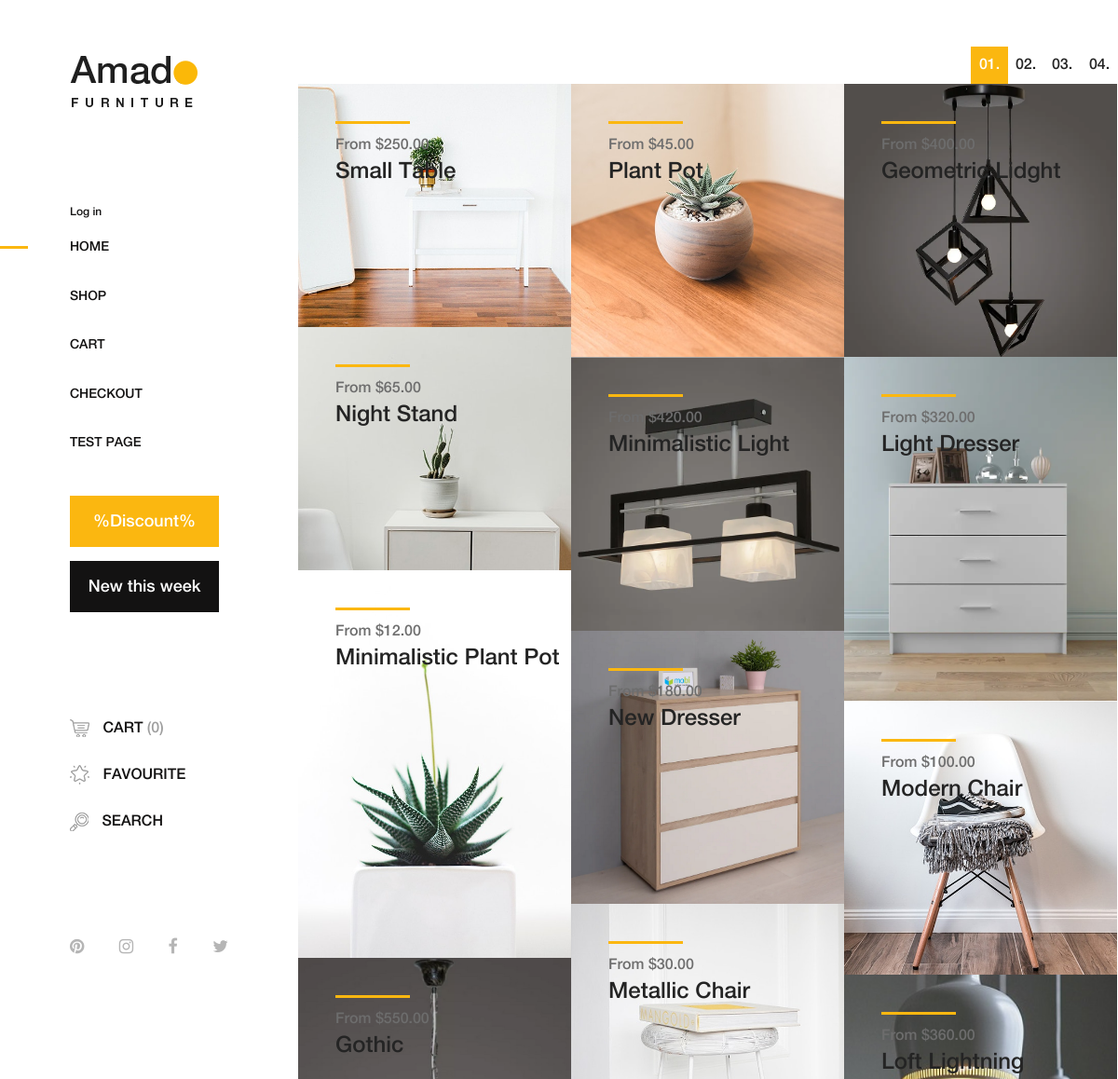
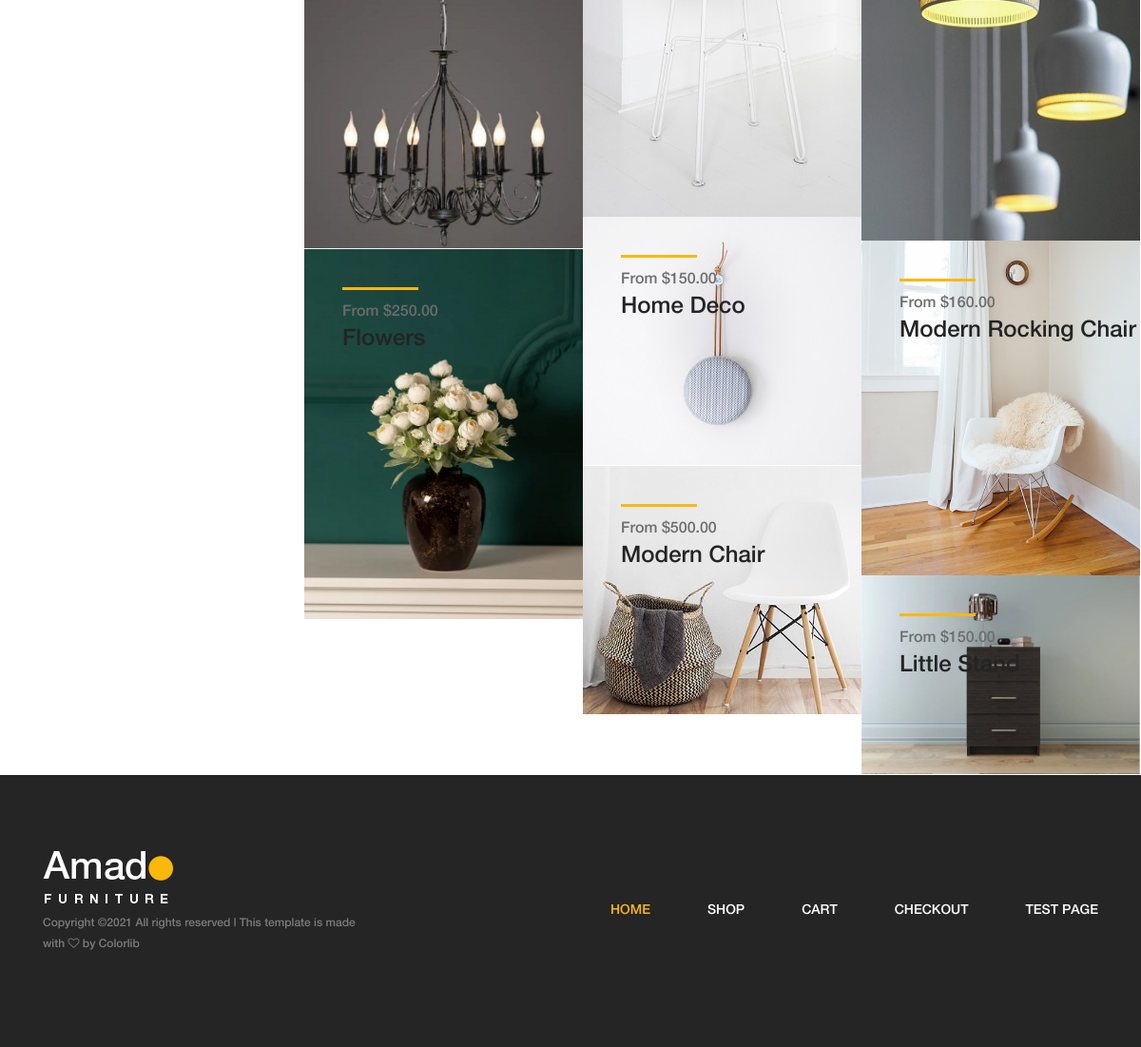
The page / on the database its author committed (2 pictures, top to bottom).
### mainapp/models.py (models this page shows, shortened)
class Product(models.Model):
    category = models.ForeignKey(ProductCategory, on_delete=models.CASCADE)
    name = models.CharField(verbose_name='имя продукта', max_length=128)
    image = models.ImageField(upload_to='products_images', blank=True)
    short_desc = models.CharField(max_length=60, verbose_name='краткое описание продукта', blank=True)
    description = models.TextField(verbose_name='Описание продукта', blank=True)
    price = models.DecimalField(verbose_name='цена продукта', max_digits=8, decimal_places=2, default=0)
    quantity = models.PositiveIntegerField(verbose_name='Количество на складе', default=0)

### mainapp/views.py (the view)
# urls.py: path('', mainapp.index, name='index'),  # Назначаем домашней странице обработчик index из views
def index(request):
    content = {
        'title': 'Amado - Furniture Ecommerce | Home',
        'links_menu': links_menu,
        'product_list': sorted(Product.objects.all()[:], key=lambda x: random.random()),
        'page': request.GET.get("page", '1')
    }
    return render(request, 'mainapp/index.html',
                  context=content)  # Второй параметр - это путь html страницы, относительно templates

### mainapp/templates/mainapp/index.html
{% extends 'mainapp/base.html' %}
{% block content %}
{% include 'mainapp/includes/inc_products_categories_area_content.html' %}
{% endblock %}

### mainapp/templates/mainapp/includes/inc_products_categories_area_content.html
{% load static %}
<div class="products-catagories-area clearfix">
    <div class="row">
        <div class="col-12">
            <nav aria-label="navigation">
                <ul class="pagination justify-content-end mt-50">
                    <li class="page-item {% if page == '1' %}active{% endif %}"><a class="page-link" href="{% url 'main:index' %}?page=1">01.</a></li>
                    <li class="page-item {% if page == '2' %}active{% endif %}"><a class="page-link" href="{% url 'main:index' %}?page=2">02.</a></li>
                    <li class="page-item {% if page == '3' %}active{% endif %}"><a class="page-link" href="{% url 'main:index' %}?page=3">03.</a></li>
                    <li class="page-item {% if page == '4' %}active{% endif %}"><a class="page-link" href="{% url 'main:index' %}?page=4">04.</a></li>
                </ul>
            </nav>
        </div>
    </div>
    <div class="amado-pro-catagory clearfix">
        {% for item in product_list %}
        <div class="single-products-catagory clearfix">
            <a href="{% url 'main:product_details' item.pk %}">
                <img src="/media/{{ item.image }}" alt="">
                <div class="hover-content">
                    <div class="line"></div>
                    <p>From ${{item.price}}</p>
                    <h4>{{item.name}}</h4>
                </div>
            </a>
        </div>
        {% endfor %}
    </div>
</div>

### static/css/core-style.css (style rules this page uses)
* { margin: 0; padding: 0; }
body { font-family: "helveticaneuemedium"; font-size: 16px; }
h1, h2, h3, h4, h5, h6 { color: #242424; line-height: 1.3; font-weight: 400; }
p { color: #6d6d6d; font-size: 16px; line-height: 1.9; font-weight: 400; }
a { -webkit-transition: all 500ms ease 0s; transition: all 500ms ease 0s; text-decoration: none; outline: 0 solid transparent; color: #131212; font-weight: 400; font-size: 12px; }
ul, ol { margin: 0; }
ul li, ol li { list-style: none; }
img { height: auto; max-width: 100%; }
.mt-50 { margin-top: 50px !important; }
.main-content-wrapper .products-catagories-area { -webkit-box-flex: 0; -ms-flex: 0 0 calc(100% - 320px); flex: 0 0 calc(100% - 320px); width: calc(100% - 320px); max-width: calc(100% - 320px); }
.single-products-catagory { position: relative; z-index: 1; width: 33.33333%; top: 0; }
.single-products-catagory a { display: block; width: 100%; height: 100%; position: relative; z-index: 10; }
.single-products-catagory a::after { -webkit-transition-duration: 250ms; transition-duration: 250ms; position: absolute; width: 100%; height: 100%; top: 0; left: 0; content: ''; background-color: rgba(60, 60, 60, 0.7); z-index: 1; opacity: 0; visibility: visible; }
.single-products-catagory a img { width: 100%; }
.single-products-catagory .hover-content { position: absolute; top: 40px; left: 40px; z-index: 10; }
.single-products-catagory .hover-content .line { width: 80px; height: 3px; background-color: #fbb710; display: block; margin-bottom: 15px; }
.single-products-catagory .hover-content p { font-size: 16px; color: #6d6d6d; line-height: 1; margin-bottom: 5px; -webkit-transition-duration: 250ms; transition-duration: 250ms; }
.single-products-catagory .hover-content h4 { margin-bottom: 0; -webkit-transition-duration: 250ms; transition-duration: 250ms; }
.pagination { position: relative; z-index: 1; }
.pagination .page-item .page-link { width: 40px; height: 40px; border: none; font-size: 16px; font-weight: 400; line-height: 40px; padding: 0; text-align: center; color: #242424; }
.pagination .page-item.active .page-link { color: #fff; box-shadow: none; background-color: #fbb710; }
.pagination .page-item:first-child .page-link { margin-left: 0; border-top-left-radius: 0; border-bottom-left-radius: 0; }
.pagination .page-item:last-child .page-link { margin-left: 0; border-top-right-radius: 0; border-bottom-right-radius: 0; }

### rows shown on the page
Product: image (picture), price "250.00", name "Small Table"
Product: image (picture), price "45.00", name "Plant Pot"
Product: image (picture), price "400.00", name "Geometric Lidght"
Product: image (picture), price "65.00", name "Night Stand"
Product: image (picture), price "420.00", name "Minimalistic Light"
Product: image (picture), price "320.00", name "Light Dresser"
Product: image (picture), price "12.00", name "Minimalistic Plant Pot"
Product: image (picture), price "180.00", name "New Dresser"
Product: image (picture), price "100.00", name "Modern Chair"
Product: image (picture), price "30.00", name "Metallic Chair"
Product: image (picture), price "550.00", name "Gothic"
Product: image (picture), price "360.00", name "Loft Lightning"
Product: image (picture), price "150.00", name "Home Deco"
Product: image (picture), price "160.00", name "Modern Rocking Chair"
Product: image (picture), price "250.00", name "Flowers"
Product: image (picture), price "500.00", name "Modern Chair"
Product: image (picture), price "150.00", name "Little Stand"

### other values the page prints
{{ link.name }} "HOME"
{{ link.name }} "SHOP"
{{ link.name }} "CART" "CHECKOUT" "TEST PAGE"
{{ link.name }} "HOME" "CART" "CHECKOUT" "TEST PAGE"
